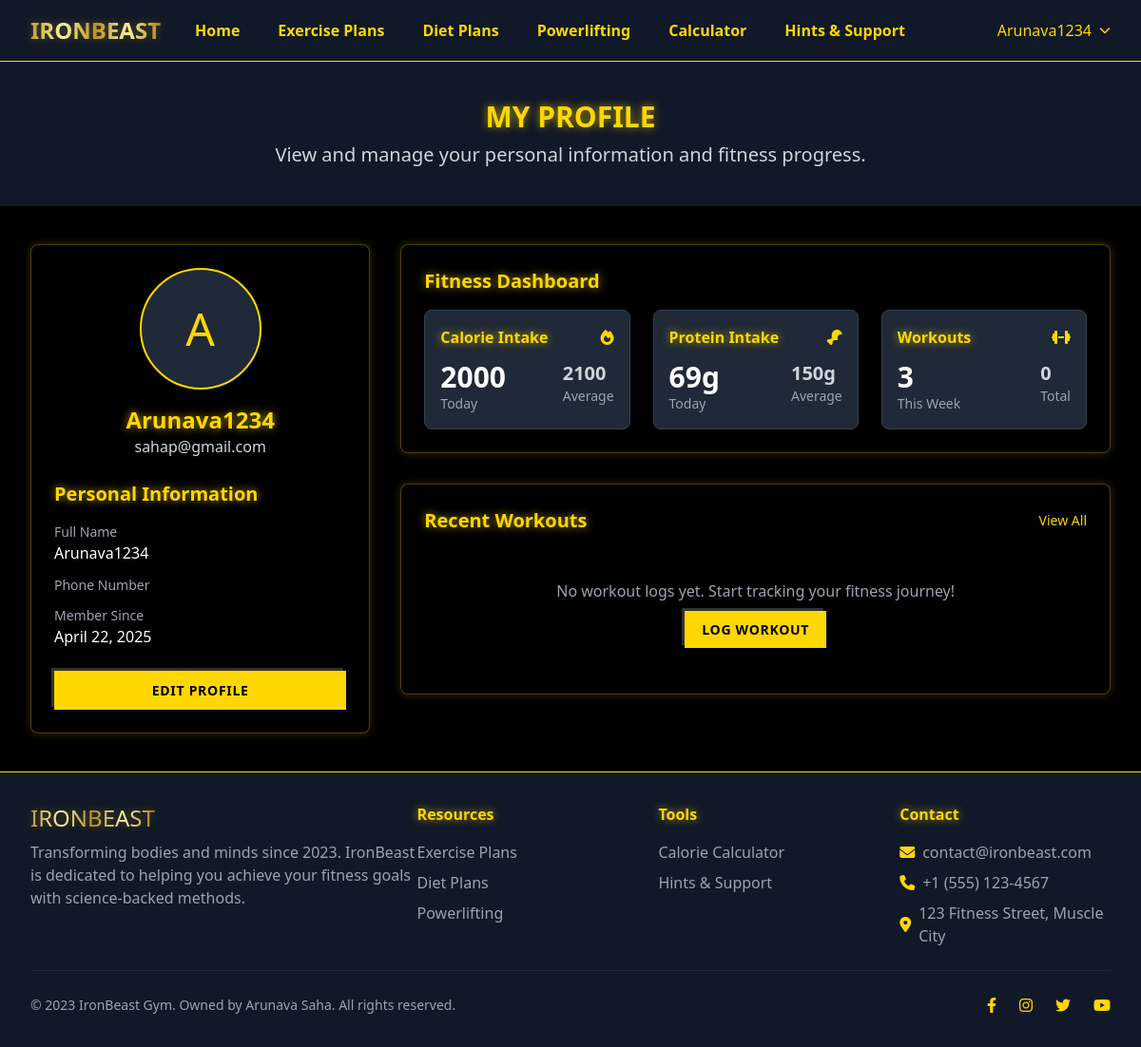
The app's page /profile (signed in), older data.
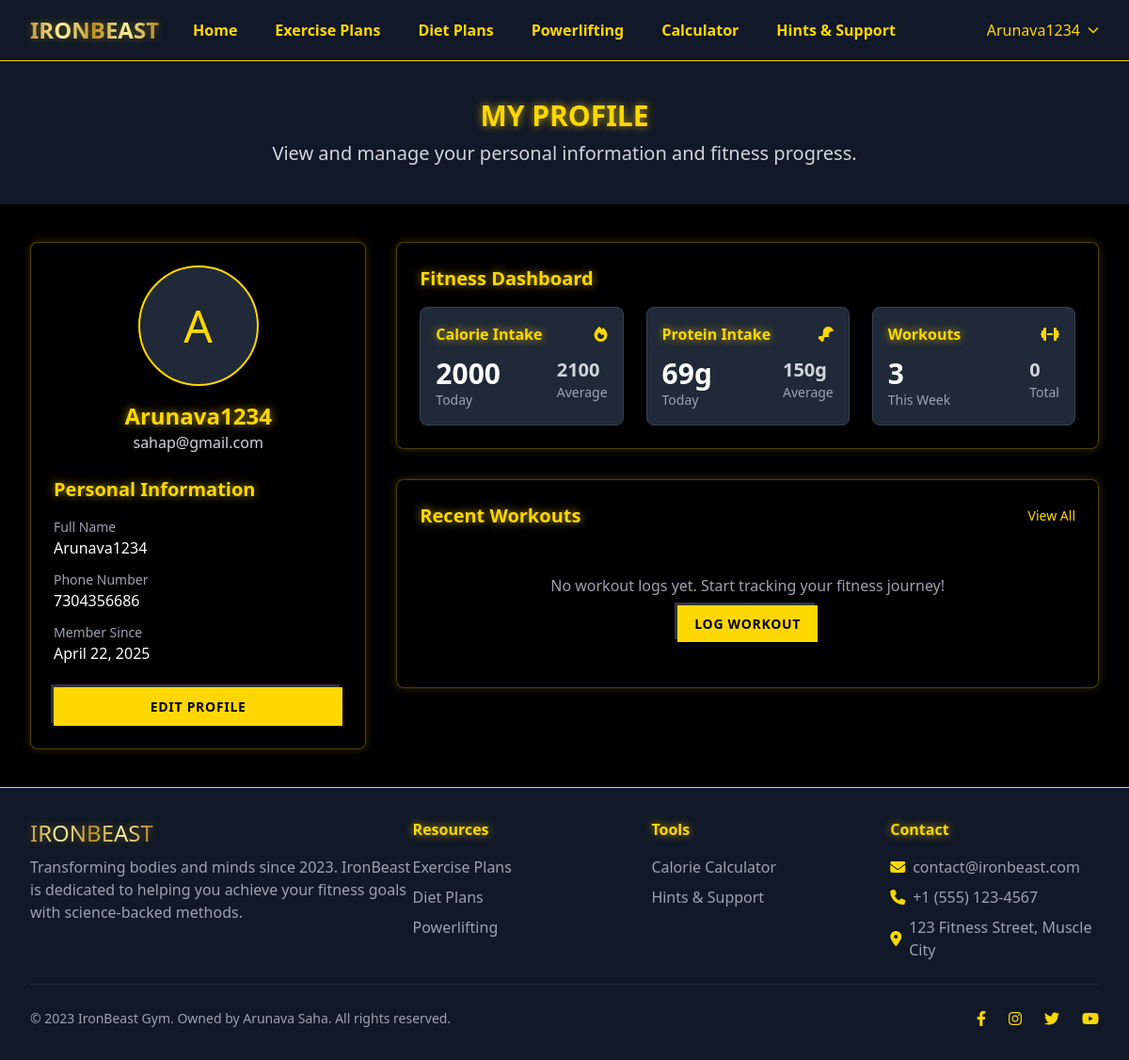
The same page, newer data.
### models.py (models this page shows)
class UserProfile(db.Model):
    id = db.Column(db.Integer, primary_key=True)
    user_id = db.Column(db.Integer, db.ForeignKey('user.id'), nullable=False)
    full_name = db.Column(db.String(120))
    phone = db.Column(db.String(20))
    bio = db.Column(db.Text)
    fitness_goal = db.Column(db.String(100))
    profile_image = db.Column(db.String(255))  # URL to profile image

### routes.py (the view)
@app.route('/profile')
@login_required
def profile():
    user_profile = UserProfile.query.filter_by(user_id=current_user.id).first()
    if not user_profile:
        user_profile = UserProfile(user_id=current_user.id)
        db.session.add(user_profile)
        db.session.commit()
    user_details = {
        'full_name': user_profile.full_name or '',
        'phone': user_profile.phone or '',
        'bio': user_profile.bio or '',
        'fitness_goal': user_profile.fitness_goal or '',
        'profile_image': user_profile.profile_image or ''
    }
    recent_workouts = WorkoutLog.query.filter_by(user_id=current_user.id).order_by(WorkoutLog.date.desc()).limit(5).all()
    today = datetime.utcnow().date()
    daily_calories = CalorieEntry.query.filter_by(user_id=current_user.id, date=today).all()
    calories_today = sum(entry.calories for entry in daily_calories) if daily_calories else 0
    protein_today = sum(entry.protein for entry in daily_calories) if daily_calories else 0
    avg_calories = 2100  # Sample data
    avg_protein = 150  # Sample data
    workouts_this_week = 3  # Sample data
    total_workouts = WorkoutLog.query.filter_by(user_id=current_user.id).count()
    stats = {
        'daily_calories': calories_today,
        'daily_protein': protein_today,
        'avg_calories': avg_calories,
        'avg_protein': avg_protein,
        'workouts_this_week': workouts_this_week,
        'total_workouts': total_workouts
    }
    return render_template('profile.html',
                          user_details=user_details,
                          recent_workouts=recent_workouts,
                          stats=stats)

### routes.py (called while the page is built)
@login_manager.user_loader
def load_user(user_id):
    return User.query.get(int(user_id))

### templates/profile.html (shortened to what the changed rows need)
{% extends 'base.html' %}
{% block content %}
    <div class="bg-gray-900 py-10">
        <div class="max-w-7xl mx-auto px-4 sm:px-6 lg:px-8">
            <h1 class="text-3xl font-bold text-center golden-text mb-2">MY PROFILE</h1>
        </div>
    </div>
    <div class="bg-black py-10">
        <div class="max-w-7xl mx-auto px-4 sm:px-6 lg:px-8">
            <div class="grid grid-cols-1 lg:grid-cols-12 gap-8">
                <div class="lg:col-span-4">
                    <div class="golden-card rounded-lg p-6 h-full">
                        <div class="flex flex-col items-center mb-6">
                            <h2 class="text-2xl font-bold golden-text">{{ current_user.username }}</h2>
                        </div>
                        <div class="mb-6">
                            <div class="space-y-3">
                                <div>
                                    <p class="text-sm text-gray-400">Full Name</p>
                                    <p class="text-white">{{ user_details.get('full_name', 'Not set') }}</p>
                                </div>
                                <div>
                                    <p class="text-sm text-gray-400">Phone Number</p>
                                    <p class="text-white">{{ user_details.get('phone', 'Not set') }}</p>
                                </div>
                            </div>
                        </div>
                    </div>
                </div>
            </div>
        </div>
    </div>
{% endblock %}

Row changes from the older to the newer data that the page shows:
changed UserProfile "Arunava1234": get (not shown) → "7304356686"
